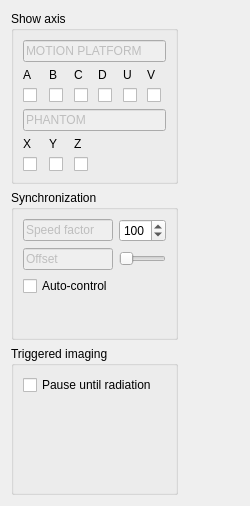
      <widget class="QWidget" name="tab_phantom_operation">
       <attribute name="title">
        <string>Motion Verification</string>
       </attribute>
       <layout class="QGridLayout" name="gridLayout_63" columnstretch="1,3">
        <item row="0" column="0">
         <layout class="QGridLayout" name="gridLayout_10" rowstretch="1,1,1">
          <item row="0" column="0">
           <widget class="QGroupBox" name="groupBox_4">
            <property name="title">
             <string>Show axis</string>
            </property>
            <layout class="QGridLayout" name="gridLayout_12">
             <item row="2" column="4">
              <widget class="QCheckBox" name="checkBox_7">
               <property name="text">
                <string/>
               </property>
              </widget>
             </item>
             <item row="2" column="3">
              <widget class="QCheckBox" name="checkBox_6">
               <property name="text">
                <string/>
               </property>
              </widget>
             </item>
             <item row="3" column="0" colspan="6">
              <widget class="QLineEdit" name="lineEdit_57">
               <property name="enabled">
                <bool>false</bool>
               </property>
               <property name="text">
                <string>PHANTOM</string>
               </property>
              </widget>
             </item>
             <item row="0" column="0" colspan="6">
              <widget class="QLineEdit" name="lineEdit_56">
               <property name="enabled">
                <bool>false</bool>
               </property>
               <property name="text">
                <string>MOTION PLATFORM</string>
               </property>
              </widget>
             </item>
             <item row="6" column="0">
              <spacer name="verticalSpacer_4">
               <property name="orientation">
                <enum>Qt::Orientation::Vertical</enum>
               </property>
               <property name="sizeHint" stdset="0">
                <size>
                 <width>20</width>
                 <height>40</height>
                </size>
               </property>
              </spacer>
             </item>
             <item row="1" column="2">
              <widget class="QLabel" name="label_3">
               <property name="text">
                <string>C</string>
               </property>
              </widget>
             </item>
             <item row="2" column="5">
              <widget class="QCheckBox" name="checkBox_8">
               <property name="text">
                <string/>
               </property>
              </widget>
             </item>
             <item row="2" column="2">
              <widget class="QCheckBox" name="checkBox_4">
               <property name="text">
                <string/>
               </property>
              </widget>
             </item>
             <item row="1" column="1">
              <widget class="QLabel" name="label_2">
               <property name="text">
                <string>B</string>
               </property>
              </widget>
             </item>
             <item row="1" column="5">
              <widget class="QLabel" name="label_6">
               <property name="text">
                <string>V</string>
               </property>
              </widget>
             </item>
             <item row="2" column="0">
              <widget class="QCheckBox" name="checkBox_2">
               <property name="layoutDirection">
                <enum>Qt::LayoutDirection::LeftToRight</enum>
               </property>
               <property name="text">
                <string/>
               </property>
              </widget>
             </item>
             <item row="1" column="0">
              <widget class="QLabel" name="label">
               <property name="text">
                <string>A</string>
               </property>
              </widget>
             </item>
             <item row="2" column="1">
              <widget class="QCheckBox" name="checkBox_3">
               <property name="text">
                <string/>
               </property>
              </widget>
             </item>
             <item row="5" column="0">
              <widget class="QCheckBox" name="check_axis_X">
               <property name="text">
                <string/>
               </property>
              </widget>
             </item>
             <item row="1" column="4">
              <widget class="QLabel" name="label_5">
               <property name="text">
                <string>U</string>
               </property>
              </widget>
             </item>
             <item row="1" column="3">
              <widget class="QLabel" name="label_4">
               <property name="text">
                <string>D</string>
               </property>
              </widget>
             </item>
             <item row="4" column="0">
              <widget class="QLabel" name="label_7">
               <property name="text">
                <string>X</string>
               </property>
              </widget>
             </item>
             <item row="4" column="1">
              <widget class="QLabel" name="label_8">
               <property name="text">
                <string>Y</string>
               </property>
              </widget>
             </item>
             <item row="4" column="2">
              <widget class="QLabel" name="label_9">
               <property name="text">
                <string>Z</string>
               </property>
              </widget>
             </item>
             <item row="5" column="1">
              <widget class="QCheckBox" name="check_axis_Y">
               <property name="text">
                <string/>
               </property>
              </widget>
             </item>
             <item row="5" column="2">
              <widget class="QCheckBox" name="check_axis_Z">
               <property name="text">
                <string/>
               </property>
              </widget>
             </item>
            </layout>
           </widget>
          </item>
          <item row="1" column="0">
           <widget class="QGroupBox" name="groupBox_5">
            <property name="title">
             <string>Synchronization </string>
            </property>
            <layout class="QGridLayout" name="gridLayout_14">
             <item row="0" column="0">
              <widget class="QLineEdit" name="lineEdit_58">
               <property name="enabled">
                <bool>false</bool>
               </property>
               <property name="text">
                <string>Speed factor</string>
               </property>
              </widget>
             </item>
             <item row="0" column="1">
              <widget class="QSpinBox" name="MoVeSpeedFactor">
               <property name="minimum">
                <number>70</number>
               </property>
               <property name="maximum">
                <number>130</number>
               </property>
               <property name="value">
                <number>100</number>
               </property>
              </widget>
             </item>
             <item row="2" column="0">
              <widget class="QCheckBox" name="MoVeAutoControl">
               <property name="text">
                <string>Auto-control</string>
               </property>
              </widget>
             </item>
             <item row="3" column="0">
              <spacer name="verticalSpacer_5">
               <property name="orientation">
                <enum>Qt::Orientation::Vertical</enum>
               </property>
               <property name="sizeHint" stdset="0">
                <size>
                 <width>20</width>
                 <height>40</height>
                </size>
               </property>
              </spacer>
             </item>
             <item row="1" column="1">
              <widget class="QSlider" name="MoVeOffsetSlider">
               <property name="orientation">
                <enum>Qt::Orientation::Horizontal</enum>
               </property>
              </widget>
             </item>
             <item row="1" column="0">
              <widget class="QLineEdit" name="lineEdit_59">
               <property name="enabled">
                <bool>false</bool>
               </property>
               <property name="text">
                <string>Offset</string>
               </property>
              </widget>
             </item>
            </layout>
           </widget>
          </item>
          <item row="2" column="0">
           <widget class="QGroupBox" name="groupBox_6">
            <property name="title">
             <string>Triggered imaging</string>
            </property>
            <layout class="QGridLayout" name="gridLayout_13">
             <item row="0" column="0">
              <widget class="QCheckBox" name="stop_until_radiation">
               <property name="text">
                <string>Pause until radiation</string>
               </property>
              </widget>
             </item>
             <item row="1" column="0">
              <spacer name="verticalSpacer_6">
               <property name="orientation">
                <enum>Qt::Orientation::Vertical</enum>
               </property>
               <property name="sizeHint" stdset="0">
                <size>
                 <width>20</width>
                 <height>40</height>
                </size>
               </property>
              </spacer>
             </item>
            </layout>
           </widget>
          </item>
         </layout>
        </item>
        <item row="0" column="1">
         <layout class="QGridLayout" name="gridLayout_11">
          <item row="0" column="0">
           <widget class="QWidget" name="MoVeView" native="true"/>
          </item>
         </layout>
        </item>
       </layout>
      </widget>
